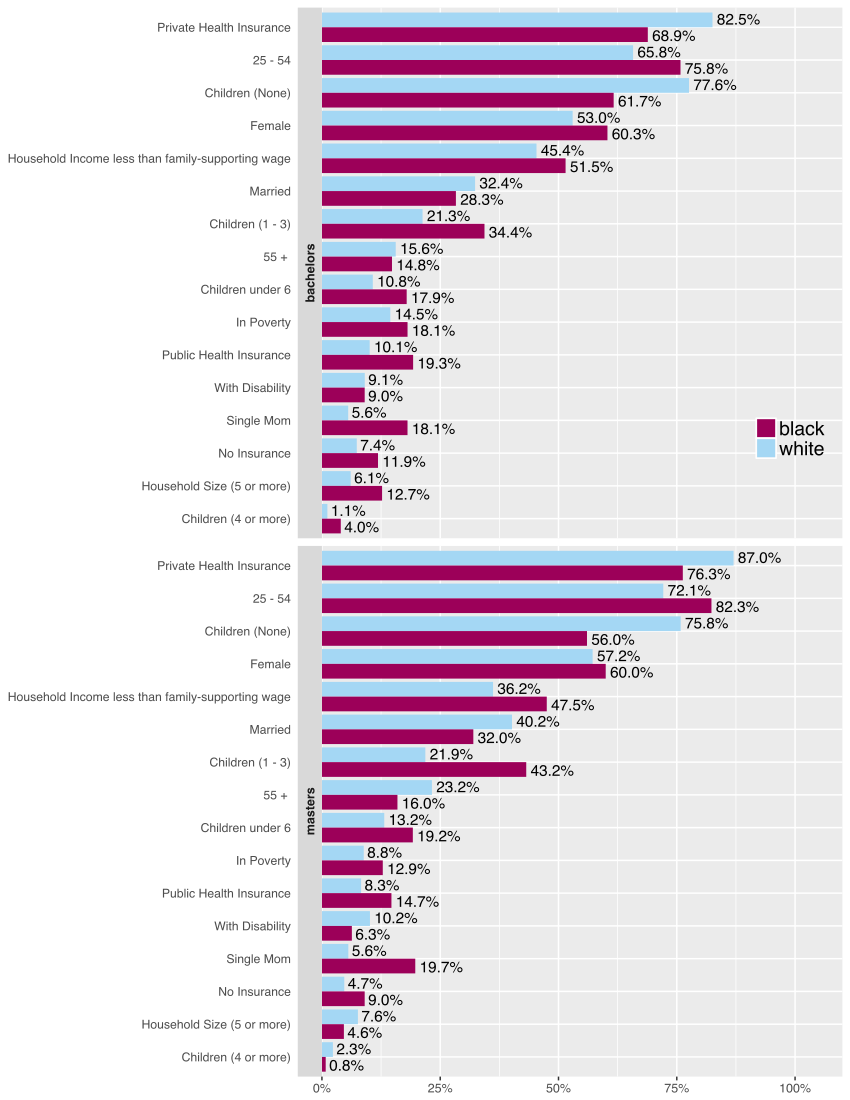

Source code (R):
library(RCurl)
library(dplyr)
library(plotrix)
library(scales)
library(plotly)
library(ggplot2)

## ADD DATA
indianaHousing  <- read.csv("ss15hin.csv")
kentuckyHousing <- read.csv("ss15hky.csv")
ohioHousing <- read.csv("ss15hoh.csv")
tennesseeHousing <- read.csv("ss15htn.csv")

indianaPopulation  <- read.csv("ss15pin.csv")
kentuckyPopulation <- read.csv("ss15pky.csv")
ohioPopulation <- read.csv("ss15poh.csv")
tennesseePopulation <- read.csv("ss15ptn.csv")

# add PUMA list for filtering
dataConnection <- getURL("https://docs.google.com/spreadsheets/d/1LlC-Nwa_ntWM0kE_vWcjtcNSS3Q9I2mBb-RvO_id614/pub?gid=0&single=true&output=csv")
pumas          <- read.csv(textConnection(dataConnection))
rm(dataConnection)


## FUNCTIONS
# pumaFilter <- function(enterData, enterPUMASList) {
#   dataSave <- enterData %>% filter(PUMA %in% pumas[, enterPUMASList])
# }

countWeight <- function(enterData, countThis){
  if(countThis == "SEX") {
    enterData %>% count(maleFemale, wt = PWGTP)}
  else if(countThis == "AGE") {
    enterData %>% count(AGEP, wt = PWGTP)
  }
  else if(countThis == "DIS") {
    enterData %>% count(disability, wt = PWGTP)
  }
  else if(countThis == "ageMajor") {
    enterData %>% count(ageGroup, wt = PWGTP)
  }
  else if(countThis == "insurance") {
    enterData %>% count(healthInsurance, wt = PWGTP)
  }
  else if(countThis == "married") {
    enterData %>% count(married, wt = PWGTP)
  }
  
  else if(countThis == "children") {
    enterData %>% count(children, wt = PWGTP)
  }
  else if(countThis == "income") {
    enterData %>% count(householdIncome, wt = PWGTP)
  }
  else if(countThis == "singleMoms") {
    enterData %>% count(singleMoms, wt = PWGTP)
  }
  else if(countThis == "poverty") {
    enterData %>% count(poverty, wt = PWGTP)
  }
  else if(countThis == "homeValue") {
    enterData %>% count(homeValue, wt = PWGTP)
  }
  else if(countThis == "rentOwn") {
    enterData %>% count(rentOwn, wt = PWGTP)
  }
  else if(countThis == "householdSize") {
    enterData %>% count(householdSize, wt = WGTP)
  }
  else if(countThis == "childrenUnder6") {
    enterData %>% count(childrenUnder6, wt = PWGTP)
  }
}

percentFunction <- function(enterData){
  enterData$percent <- enterData %>% dplyr::mutate(percent = ((enterData$n)/sum(enterData$n)))
}

addColumnsDataPoint <- function(enterData, dataPoint) {
  enterData <- enterData %>% 
    dplyr::mutate(DataPoint = dataPoint)  
}

addColumns <- function(enterData, race, education) {
  enterData <- enterData %>% 
    dplyr::mutate(race = race) %>% 
    dplyr::mutate(education = education)
}

weightPercent <- function(enterData, dataPoint) {
  newData <- percentFunction(countWeight(enterData, dataPoint))
  newData <- addColumnsDataPoint(newData, dataPoint)
  colnames(newData)[1] <- "Type"
  newData
}


## FILTER DATA
# indianaHousing     <- pumaFilter(indianaHousing, "inPUMA")
# kentuckyHousing    <- pumaFilter(kentuckyHousing, "kyPUMA")
# 
# indianaPopulation  <- pumaFilter(indianaPopulation, "inPUMA")
# kentuckyPopulation <- pumaFilter(kentuckyPopulation, "kyPUMA")

# merge population and housing records
indiana  <- left_join(indianaPopulation, indianaHousing, by = "SERIALNO")
kentucky <- left_join(kentuckyPopulation, kentuckyHousing, by = "SERIALNO")
ohio <- left_join(ohioPopulation, ohioHousing, by = "SERIALNO")
tennessee <- left_join(tennesseePopulation, tennesseeHousing, by = "SERIALNO")

# merge ky and in puma files 
allData <- rbind(indiana, kentucky, ohio, tennessee)
rm(indiana, indianaHousing, indianaPopulation, kentucky, kentuckyHousing, kentuckyPopulation, pumas, pumaFilter)


## CREATE AGE GROUPS
# 25 - 54, 55 +
allData <- allData %>% mutate(ageGroup = ifelse(AGEP >= 25 & AGEP <= 54, "25 - 54", 
                                                ifelse(AGEP >= 55, "55 + ", "Other"))) %>% 
  mutate(disability = ifelse(DIS == 1, "With Disability", 
                             ifelse(DIS == 2, "Without Disability", "Other"))) %>%
  mutate(maleFemale = ifelse(SEX == 1, "Male", 
                             ifelse(SEX == 2, "Female", "Other"))) %>% 
  mutate(healthInsurance = ifelse(PRIVCOV == 1, "Private Health Insurance", 
                                  ifelse(PUBCOV == 1, "Public Health Insurance", 
                                         ifelse(HICOV == 2, "No Insurance", "Other")))) %>%
  mutate(married = ifelse(MAR == 1, "Married", "Other")) %>% 
  mutate(children = ifelse(NRC == 0, "Children (None)", 
                           ifelse(NRC == 1, "Children (1 - 3)", 
                                  ifelse(NRC == 2, "Children (1 - 3)", 
                                         ifelse(NRC == 3, "Children (1 - 3)", 
                                                ifelse(NRC > 3, "Children (4 or more)", "Other")))))) %>% 
  mutate(householdIncome = ifelse(HINCP >= 47273, "Household Income above family-supporting wage", 
                                  "Household Income less than family-supporting wage")) %>% 
  mutate(singleMoms = ifelse((HHT == 3 | HHT == 6 | HHT == 7) & (HUPAOC == 1 | HUPAOC == 2 | HUPAOC == 3), "Single Mom", "Other")) %>% 
  mutate(poverty = ifelse(POVPIP <= 100, "In Poverty", "Other")) %>% 
  mutate(homeValue = ifelse(VALP <= 155700, "Home value less than median value ($155,700)", "Other")) %>% 
  mutate(rentOwn = ifelse((TEN == 1 | TEN == 2), "Own home", 
                          ifelse(TEN == 3, "Rent home", "Other"))) %>% 
  mutate(householdSize = ifelse(NP >= 5, "Household Size (5 or more)", "Other")) %>% 
  mutate(childrenUnder6 = ifelse((HUPAOC == 1 | HUPAOC == 3), "Children under 6", "Other"))


allData <- allData %>% filter(rentOwn == "Rent home")


#seperate into groups by race and education 
bachelors <- allData %>% filter(SCHL == 21)
masters   <- allData %>% filter(SCHL == 22)

blackBachelors <- bachelors %>% filter(RAC1P == 2)
whiteBachelors <- bachelors %>% filter(RAC1P == 1)

blackMasters   <- masters %>% filter(RAC1P == 2)
whiteMasters   <- masters %>% filter(RAC1P == 1)


## Variables
age <-  "AGE"
dis <-  "DIS"
sex <-  "SEX"
black <- "black"
white <- "white"
masters <- "masters"
bachelors <- "bachelors"
ageMajor  <- "ageMajor"
insurance <- "insurance"
married   <- "married"
children <- "children"
income <- "income"
singleMoms <- "singleMoms"
poverty <- "poverty"
homeValue <- "homeValue"
rentOwn <- "rentOwn"
householdSize <- "householdSize"
childrenUnder6 <- "childrenUnder6"


## COUNT PERCENTAGES, Add columns, change column 1 name to Type
blackMastersAgeMajor   <- weightPercent(blackMasters, ageMajor)
whiteMastersAgeMajor   <- weightPercent(whiteMasters, ageMajor)
blackBachelorsAgeMajor <- weightPercent(blackBachelors, ageMajor)
whiteBachelorsAgeMajor <- weightPercent(whiteBachelors, ageMajor)


blackMastersDis   <- weightPercent(blackMasters,   dis)
whiteMastersDis   <- weightPercent(whiteMasters,   dis)
blackBachelorsDis <- weightPercent(blackBachelors, dis)
whiteBachelorsDis <- weightPercent(whiteBachelors, dis)

blackMastersSex   <- weightPercent(blackMasters, sex)
whiteMastersSex   <- weightPercent(whiteMasters, sex)
blackBachelorsSex <- weightPercent(blackBachelors, sex)
whiteBachelorsSex <- weightPercent(whiteBachelors, sex)

blackMastersInsurance <- weightPercent(blackMasters, insurance)
whiteMastersInsurance <- weightPercent(whiteMasters, insurance)
blackBachelorsInsurance <- weightPercent(blackBachelors, insurance)
whiteBachelorsInsurance <- weightPercent(whiteBachelors, insurance)

blackMastersMarried <- weightPercent(blackMasters, married)
whiteMastersMarried <- weightPercent(whiteMasters, married)
blackBachelorsMarried <- weightPercent(blackBachelors, married)
whiteBachelorsMarried <- weightPercent(whiteBachelors, married)

blackMastersChildren <- weightPercent(blackMasters, children)
whiteMastersChildren <- weightPercent(whiteMasters, children)
blackBachelorsChildren <- weightPercent(blackBachelors, children)
whiteBachelorsChildren <- weightPercent(whiteBachelors, children)

blackMastersIncome <- weightPercent(blackMasters, income)
whiteMastersIncome <- weightPercent(whiteMasters, income)
blackBachelorsIncome <- weightPercent(blackBachelors, income)
whiteBachelorsIncome <- weightPercent(whiteBachelors, income)

blackMastersSingleMoms <- weightPercent(blackMasters, singleMoms)
whiteMastersSingleMoms <- weightPercent(whiteMasters, singleMoms)
blackBachelorsSingleMoms <- weightPercent(blackBachelors, singleMoms)
whiteBachelorsSingleMoms <- weightPercent(whiteBachelors, singleMoms)

blackMastersPoverty <- weightPercent(blackMasters, poverty)
whiteMastersPoverty <- weightPercent(whiteMasters, poverty)
blackBachelorsPoverty <- weightPercent(blackBachelors, poverty)
whiteBachelorsPoverty <- weightPercent(whiteBachelors, poverty)

blackMastersHomeValue <- weightPercent(blackMasters, homeValue)
whiteMastersHomeValue <- weightPercent(whiteMasters, homeValue)
blackBachelorsHomeValue <- weightPercent(blackBachelors, homeValue)
whiteBachelorsHomeValue <- weightPercent(whiteBachelors, homeValue)
 
# blackMastersRentOwn <- weightPercent(blackMasters, rentOwn)
# whiteMastersRentOwn <- weightPercent(whiteMasters, rentOwn)
# blackBachelorsRentOwn <- weightPercent(blackBachelors, rentOwn)
# whiteBachelorsRentOwn <- weightPercent(whiteBachelors, rentOwn)

blackMastersHouseholdSize <- weightPercent(blackMasters, householdSize)
whiteMastersHouseholdSize <- weightPercent(whiteMasters, householdSize)
blackBachelorsHouseholdSize <- weightPercent(blackBachelors, householdSize)
whiteBachelorsHouseholdSize <- weightPercent(whiteBachelors, householdSize)

blackMastersChildrenUnder6 <- weightPercent(blackMasters, childrenUnder6)
whiteMastersChildrenUnder6 <- weightPercent(whiteMasters, childrenUnder6)
blackBachelorsChildrenUnder6 <- weightPercent(blackBachelors, childrenUnder6)
whiteBachelorsChildrenUnder6 <- weightPercent(whiteBachelors, childrenUnder6)








### BIND DATA SETS TOGETHER
blackMasters <- rbind(blackMastersSex, blackMastersAgeMajor, blackMastersDis, blackMastersInsurance, 
                      blackMastersMarried, blackMastersChildren, blackMastersIncome, blackMastersSingleMoms, 
                      blackMastersPoverty, blackMastersHomeValue, blackMastersHouseholdSize, 
                      blackMastersChildrenUnder6)
whiteMasters <- rbind(whiteMastersSex, whiteMastersAgeMajor, whiteMastersDis, whiteMastersInsurance, 
                      whiteMastersMarried, whiteMastersChildren, whiteMastersIncome, whiteMastersSingleMoms, 
                      whiteMastersPoverty, whiteMastersHomeValue, whiteMastersHouseholdSize, 
                      whiteMastersChildrenUnder6)
blackBachelors <- rbind(blackBachelorsSex, blackBachelorsAgeMajor, blackBachelorsDis, blackBachelorsInsurance, 
                        blackBachelorsMarried, blackBachelorsChildren, blackBachelorsIncome, blackBachelorsSingleMoms, 
                        blackBachelorsPoverty, blackBachelorsHomeValue, blackBachelorsHouseholdSize, 
                        blackBachelorsChildrenUnder6)
whiteBachelors <- rbind(whiteBachelorsSex, whiteBachelorsAgeMajor, whiteBachelorsDis, whiteBachelorsInsurance, 
                        whiteBachelorsMarried, whiteBachelorsChildren, whiteBachelorsIncome, whiteBachelorsSingleMoms, 
                        whiteBachelorsPoverty, whiteBachelorsHomeValue, whiteBachelorsHouseholdSize, 
                        whiteBachelorsChildrenUnder6)

blackMasters <- addColumns(blackMasters, black, masters)
whiteMasters <- addColumns(whiteMasters, white, masters)
blackBachelors <- addColumns(blackBachelors, black, bachelors)
whiteBachelors <- addColumns(whiteBachelors, white, bachelors)

allDataFinal <- as.data.frame(rbind(blackMasters, whiteMasters, blackBachelors, whiteBachelors))
allDataFinal <- allDataFinal %>% filter(Type != "Other" & Type != "Without Disability" & 
                                          Type != "Household Income above family-supporting wage" & 
                                          Type != "Male")

cbPalette <- c(
  '#9C0059',
  '#A4D7F4',
  '#8DC63F',
  '#F8971D',
  '#D31245',
  '#A4D7F4',
  '#00853F',
  '#767662'
)


allDataFinal$label <- percent(allDataFinal$percent)

allDataFinal$Type <- factor(allDataFinal$Type, levels = allDataFinal$Type[order(allDataFinal$percent)])

p <- ggplot(allDataFinal, aes(x = Type, y = percent, fill = race, label = label)) + 
  geom_bar(stat = 'identity', position = 'dodge') + facet_grid(~ education) + 
  geom_text(position = position_dodge(width = 1), hjust = -.10)


highDemand <- p                                  + 
  coord_flip()                       + 
  facet_grid(education ~ ., switch = 'y') + 
  #theme_minimal()                    +
  theme(strip.text.y = element_text(#angle = 180, 
    # hjust = 1, 
    size = 9, 
    face = 'bold'),
    # strip.background  = element_rect(fill   = 'white'),
    # color  = 'grey'),
    # panel.background  = element_rect(fill   = 'white'),
    # color  = 'grey'),
    # axis.text.y       = element_blank(), 
    axis.ticks.y      = element_blank(), 
    axis.text.x       = element_text(size = 9), 
    legend.title      = element_blank(), 
    legend.text       = element_text(size = 14),
    # face = 'bold'), 
    legend.position   = c(.9, .6), 
    legend.background = element_blank(),
    # legend.key        = element_rect(color = 'white', 
    #                                  size = 3),
    legend.key.size   = unit(1, 'lines'),
    axis.title        = element_blank()) +
  scale_y_continuous(expand = c(0,0), limits = c(0, 1.1), labels = percent) + 
  scale_fill_manual(values = cbPalette)

highDemand


# write.csv(allDataFinal, file = "allDataFinalFourState.csv")
## VISUALIZATIONS
# sexLabels <- c("Male", "Female")
# disabilityLabels <- c("Yes", "No")
# 
# colors <- c('CCCC66', '#00CCFF')
# makePie <- function(enterData, enterTitle, enterLabels) {
#         p <- plot_ly(enterData, labels = enterLabels, values = ~percent, type = 'pie',
#                      textposition = 'inside',
#                      textinfo = 'label+percent',
#                      insidetextfont = list(color = '#003333', 
#                                            size  = 18),
#                      # hoverinfo = 'text',
#                      # text = ~paste('$', X1960, ' billions'),
#                      marker = list(colors = colors,
#                                    line = list(color = '#FFFFFF', width = 1)),
#                      #The 'pull' attribute can also be used to create space between the sectors
#                      showlegend = FALSE) %>%
#           layout(title = enterTitle,
#                  xaxis = list(showgrid = FALSE, zeroline = FALSE, showticklabels = FALSE),
#                  yaxis = list(showgrid = FALSE, zeroline = FALSE, showticklabels = FALSE))
#         p
# }
# 
# makePie(blackMastersSex, "Black with Master's Degree, Sex", sexLabels)
# makePie(whiteMastersSex, "White with Master's Degree, Sex", sexLabels)
# makePie(blackBachelorsSex, "Black with Bachelor's Degree, Sex", sexLabels)
# makePie(whiteBachelorsSex, "White with Bachelor's Degree, Sex", sexLabels)
# 
# makePie(blackMastersDis, "Black with Master's Degree, Disablity", disabilityLabels)
# makePie(whiteMastersDis, "White with Master's Degree, Disability", disabilityLabels)
# makePie(blackBachelorsDis, "Black with Bachelor's Degree, Disability", disabilityLabels)
# makePie(whiteBachelorsDis, "White with Bachelor's Degree, Disability", disabilityLabels)
